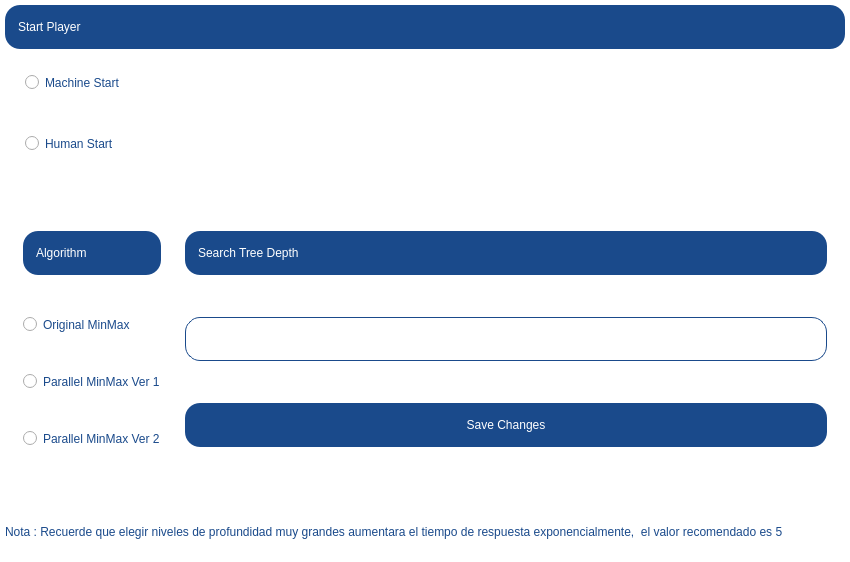
<?xml version="1.0" encoding="UTF-8"?>
<ui version="4.0">
 <class>Form</class>
 <widget class="QWidget" name="Form">
  <property name="geometry">
   <rect>
    <x>0</x>
    <y>0</y>
    <width>850</width>
    <height>562</height>
   </rect>
  </property>
  <property name="windowTitle">
   <string>Form</string>
  </property>
  <property name="styleSheet">
   <string notr="true">QWidget
{
    background-color: white;
	 border-radius: 25px;
}

QPushButton
{
    color: white;
    background-color: #1A4A8B;
    border-radius: 15px;
    font: 14pt &quot;Bahnschrift&quot;;
}

QPushButton:disabled
{
    color: #1A4A8B;
    background-color: white;
    border-radius: 0px;
}

QPushButton:Pressed
{
    background-color: white;
}

QLabel
{
	color: white;
    background-color: #1A4A8B;
    border-radius: 15px;
    font: 14pt &quot;Bahnschrift&quot;;
}

QRadioButton{
	font: 14pt &quot;Bahnschrift&quot;;
	color: #1A4A8B;
}

QLineEdit
{
	color: #1A4A8B;
    background-color: white;
    border : 2px solid #1A4A8B;
    border-radius: 15px;
    font: 10pt &quot;Bahnschrift&quot;;
    border: 1px solid #1A4A8B;
    padding: 10px;
}</string>
  </property>
  <layout class="QVBoxLayout" name="verticalLayout">
   <property name="leftMargin">
    <number>5</number>
   </property>
   <property name="topMargin">
    <number>5</number>
   </property>
   <property name="rightMargin">
    <number>5</number>
   </property>
   <property name="bottomMargin">
    <number>5</number>
   </property>
   <item>
    <widget class="QWidget" name="widget" native="true">
     <property name="styleSheet">
      <string notr="true"/>
     </property>
     <layout class="QHBoxLayout" name="horizontalLayout">
      <property name="leftMargin">
       <number>0</number>
      </property>
      <property name="topMargin">
       <number>0</number>
      </property>
      <property name="rightMargin">
       <number>0</number>
      </property>
      <property name="bottomMargin">
       <number>0</number>
      </property>
      <item>
       <widget class="QWidget" name="widget_4" native="true">
        <property name="enabled">
         <bool>true</bool>
        </property>
        <property name="sizePolicy">
         <sizepolicy hsizetype="Preferred" vsizetype="Preferred">
          <horstretch>0</horstretch>
          <verstretch>0</verstretch>
         </sizepolicy>
        </property>
        <property name="styleSheet">
         <string notr="true">padding:0px;</string>
        </property>
        <layout class="QVBoxLayout" name="verticalLayout_2">
         <property name="leftMargin">
          <number>0</number>
         </property>
         <property name="topMargin">
          <number>0</number>
         </property>
         <property name="rightMargin">
          <number>0</number>
         </property>
         <property name="bottomMargin">
          <number>0</number>
         </property>
         <item>
          <widget class="QLabel" name="label">
           <property name="minimumSize">
            <size>
             <width>0</width>
             <height>44</height>
            </size>
           </property>
           <property name="maximumSize">
            <size>
             <width>16777215</width>
             <height>44</height>
            </size>
           </property>
           <property name="styleSheet">
            <string notr="true">padding:10px;</string>
           </property>
           <property name="text">
            <string>Start Player</string>
           </property>
           <property name="alignment">
            <set>Qt::AlignLeading|Qt::AlignLeft|Qt::AlignVCenter</set>
           </property>
          </widget>
         </item>
         <item>
          <widget class="QRadioButton" name="machine">
           <property name="styleSheet">
            <string notr="true">padding:20px;</string>
           </property>
           <property name="text">
            <string>Machine Start </string>
           </property>
          </widget>
         </item>
         <item>
          <widget class="QRadioButton" name="human">
           <property name="styleSheet">
            <string notr="true">padding:20px;</string>
           </property>
           <property name="text">
            <string>Human Start</string>
           </property>
          </widget>
         </item>
         <item>
          <widget class="QWidget" name="widget_3" native="true">
           <layout class="QHBoxLayout" name="horizontalLayout_2">
            <item>
             <widget class="QWidget" name="widget_5" native="true">
              <layout class="QVBoxLayout" name="verticalLayout_4">
               <item>
                <widget class="QLabel" name="label_3">
                 <property name="minimumSize">
                  <size>
                   <width>0</width>
                   <height>44</height>
                  </size>
                 </property>
                 <property name="maximumSize">
                  <size>
                   <width>16777215</width>
                   <height>44</height>
                  </size>
                 </property>
                 <property name="styleSheet">
                  <string notr="true">padding:10px;</string>
                 </property>
                 <property name="text">
                  <string>Algorithm</string>
                 </property>
                 <property name="alignment">
                  <set>Qt::AlignLeading|Qt::AlignLeft|Qt::AlignVCenter</set>
                 </property>
                </widget>
               </item>
               <item>
                <widget class="QRadioButton" name="mm_original">
                 <property name="text">
                  <string>Original MinMax</string>
                 </property>
                </widget>
               </item>
               <item>
                <widget class="QRadioButton" name="mm_parallel1">
                 <property name="text">
                  <string>Parallel MinMax Ver 1</string>
                 </property>
                </widget>
               </item>
               <item>
                <widget class="QRadioButton" name="mm_parallel2">
                 <property name="text">
                  <string>Parallel MinMax Ver 2</string>
                 </property>
                </widget>
               </item>
              </layout>
             </widget>
            </item>
            <item>
             <widget class="QWidget" name="widget_2" native="true">
              <layout class="QVBoxLayout" name="verticalLayout_3">
               <item>
                <widget class="QLabel" name="label_2">
                 <property name="minimumSize">
                  <size>
                   <width>0</width>
                   <height>44</height>
                  </size>
                 </property>
                 <property name="maximumSize">
                  <size>
                   <width>16777215</width>
                   <height>44</height>
                  </size>
                 </property>
                 <property name="styleSheet">
                  <string notr="true">padding:10px;</string>
                 </property>
                 <property name="text">
                  <string>Search Tree Depth</string>
                 </property>
                 <property name="alignment">
                  <set>Qt::AlignLeading|Qt::AlignLeft|Qt::AlignVCenter</set>
                 </property>
                </widget>
               </item>
               <item>
                <widget class="QLineEdit" name="dephtLe">
                 <property name="minimumSize">
                  <size>
                   <width>0</width>
                   <height>44</height>
                  </size>
                 </property>
                 <property name="maximumSize">
                  <size>
                   <width>16777215</width>
                   <height>44</height>
                  </size>
                 </property>
                 <property name="styleSheet">
                  <string notr="true">padding:10px;</string>
                 </property>
                </widget>
               </item>
               <item>
                <widget class="QPushButton" name="save">
                 <property name="minimumSize">
                  <size>
                   <width>0</width>
                   <height>44</height>
                  </size>
                 </property>
                 <property name="text">
                  <string>Save Changes</string>
                 </property>
                </widget>
               </item>
              </layout>
             </widget>
            </item>
           </layout>
          </widget>
         </item>
        </layout>
       </widget>
      </item>
     </layout>
    </widget>
   </item>
   <item>
    <widget class="QLabel" name="label_4">
     <property name="maximumSize">
      <size>
       <width>16777215</width>
       <height>50</height>
      </size>
     </property>
     <property name="styleSheet">
      <string notr="true">	color: #1A4A8B;
    background-color: white;
    border-radius: 15px;
    font: 9pt &quot;Bahnschrift&quot;;</string>
     </property>
     <property name="text">
      <string>Nota : Recuerde que elegir niveles de profundidad muy grandes aumentara el tiempo de respuesta exponencialmente,  el valor recomendado es 5</string>
     </property>
    </widget>
   </item>
  </layout>
 </widget>
 <resources/>
 <connections/>
</ui>
